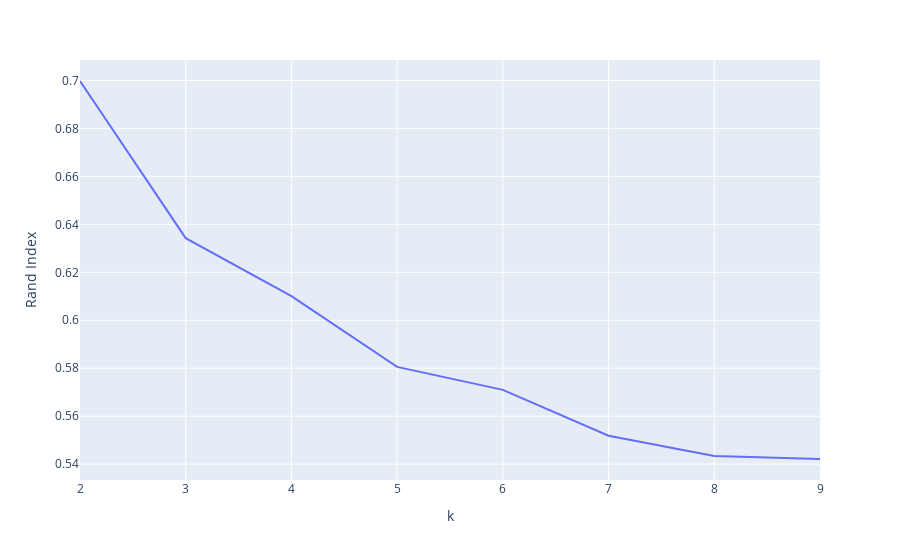

The cell this chart's notebook holds for it:
### Code cell
df = pd.DataFrame({'k': k, 'Calinski-Harabasz Score': ch_idx, "Rand Index": rand_idx, "Homogeneity": homogeneity})
fig = px.line(df, x='k', y='Rand Index')
fig.show()

### Figure 1 — Plotly figure (JSON) as saved in the notebook; plotly's stock layout.template omitted (floating-point values rounded to 4 significant figures)
{"data": [{"hovertemplate": "k=%{x}<br>Rand Index=%{y}<extra></extra>", "legendgroup": "", "line": {"color": "#636efa", "dash": "solid"}, "mode": "lines", "name": "", "orientation": "v", "showlegend": false, "type": "scatter", "x": [2, 3, 4, 5, 6, 7, 8, 9], "xaxis": "x", "y": [0.6998, 0.6343, 0.6101, 0.5806, 0.571, 0.5518, 0.5434, 0.5421], "yaxis": "y"}], "layout": {"legend": {"tracegroupgap": 0}, "margin": {"t": 60}, "xaxis": {"anchor": "y", "domain": [0, 1], "title": {"text": "k"}}, "yaxis": {"anchor": "x", "domain": [0, 1], "title": {"text": "Rand Index"}}}}
